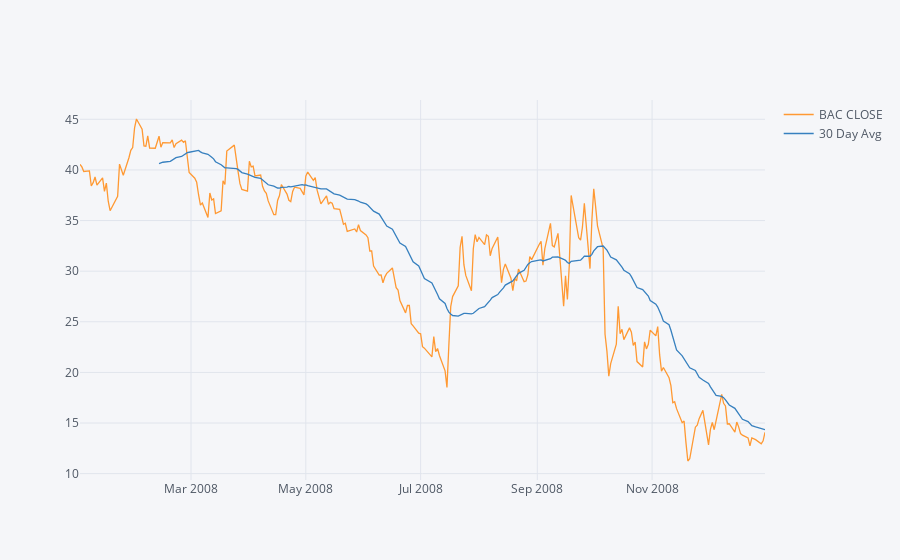

Source (notebook cell):
### Markdown cell above
## Moving Averages

Let's analyze the moving averages for these stocks in the year 2008. 

** Plot the rolling 30 day average against the Close Price for Bank Of America's stock for the year 2008**

### Code cell
BAC_2008 = bank_stocks[bank_stocks.index.year == 2008]["BAC","Close"]
mov_average = BAC_2008.rolling(window=30).mean()
df_bac = pd.DataFrame({"BAC CLOSE":BAC_2008,"30 Day Avg":mov_average})
df_bac.iplot(kind="scatter")

### Figure 1 — Plotly figure (JSON) as saved in the notebook; plotly's stock layout.template omitted (floating-point values rounded to 4 significant figures; data arrays with more than 128 entries replaced by an {"elided": "..."} marker saying what was removed)
{"data": [{"line": {"color": "rgba(255, 153, 51, 1.0)", "dash": "solid", "shape": "linear", "width": 1.3}, "mode": "lines", "name": "BAC CLOSE", "text": "", "type": "scatter", "x": {"elided": "253 str values"}, "y": {"elided": "253 float values"}}, {"line": {"color": "rgba(55, 128, 191, 1.0)", "dash": "solid", "shape": "linear", "width": 1.3}, "mode": "lines", "name": "30 Day Avg", "text": "", "type": "scatter", "x": {"elided": "253 str values"}, "y": {"elided": "253 mixed values"}}], "layout": {"legend": {"bgcolor": "#F5F6F9", "font": {"color": "#4D5663"}}, "paper_bgcolor": "#F5F6F9", "plot_bgcolor": "#F5F6F9", "title": {"font": {"color": "#4D5663"}}, "xaxis": {"gridcolor": "#E1E5ED", "showgrid": true, "tickfont": {"color": "#4D5663"}, "title": {"font": {"color": "#4D5663"}, "text": ""}, "zerolinecolor": "#E1E5ED"}, "yaxis": {"gridcolor": "#E1E5ED", "showgrid": true, "tickfont": {"color": "#4D5663"}, "title": {"font": {"color": "#4D5663"}, "text": ""}, "zerolinecolor": "#E1E5ED"}}}
